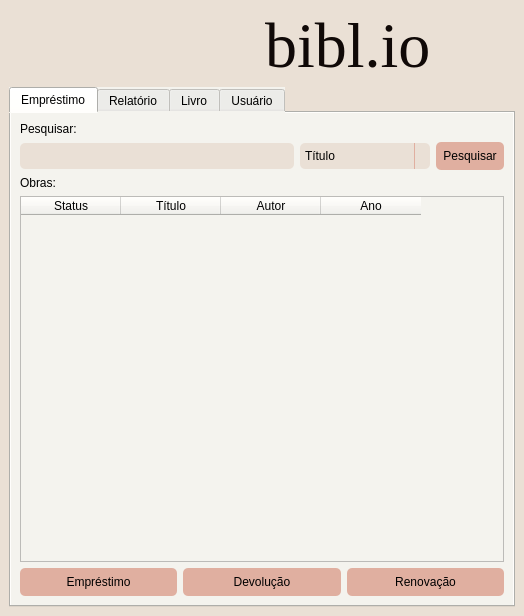
<?xml version="1.0" encoding="UTF-8"?>
<ui version="4.0">
 <class>MainWindow</class>
 <widget class="QMainWindow" name="MainWindow">
  <property name="geometry">
   <rect>
    <x>0</x>
    <y>0</y>
    <width>524</width>
    <height>616</height>
   </rect>
  </property>
  <property name="windowTitle">
   <string>MainWindow</string>
  </property>
  <property name="windowIcon">
   <iconset>
    <normaloff>:/icon/icon.png</normaloff>:/icon/icon.png</iconset>
  </property>
  <property name="styleSheet">
   <string notr="true">background-color: rgb(234, 224, 213)</string>
  </property>
  <widget class="QWidget" name="centralwidget">
   <layout class="QHBoxLayout" name="horizontalLayout_3">
    <item>
     <layout class="QVBoxLayout" name="verticalLayout_5">
      <item>
       <layout class="QHBoxLayout" name="horizontalLayout_6">
        <item>
         <widget class="QWidget" name="widget" native="true">
          <property name="styleSheet">
           <string notr="true">image: url(:/icon/pilha.png);\n</string>
          </property>
         </widget>
        </item>
        <item>
         <layout class="QHBoxLayout" name="horizontalLayout_5">
          <item>
           <widget class="QLabel" name="lbl_titulo_app">
            <property name="font">
             <font>
              <family>Georgia</family>
              <pointsize>48</pointsize>
              <weight>50</weight>
              <italic>false</italic>
              <bold>false</bold>
             </font>
            </property>
            <property name="styleSheet">
             <string notr="true">font: 48pt &quot;Georgia&quot;;
color: #100907;</string>
            </property>
            <property name="text">
             <string>bibl.io</string>
            </property>
           </widget>
          </item>
          <item>
           <spacer name="verticalSpacer_2">
            <property name="orientation">
             <enum>Qt::Vertical</enum>
            </property>
            <property name="sizeType">
             <enum>QSizePolicy::Fixed</enum>
            </property>
            <property name="sizeHint" stdset="0">
             <size>
              <width>17</width>
              <height>71</height>
             </size>
            </property>
           </spacer>
          </item>
         </layout>
        </item>
       </layout>
      </item>
      <item>
       <widget class="QTabWidget" name="tabWidget">
        <property name="cursor">
         <cursorShape>ArrowCursor</cursorShape>
        </property>
        <property name="autoFillBackground">
         <bool>false</bool>
        </property>
        <property name="styleSheet">
         <string notr="true">background-color: rgb(244, 243, 238);</string>
        </property>
        <property name="currentIndex">
         <number>0</number>
        </property>
        <widget class="QWidget" name="tab_emprestimo">
         <attribute name="title">
          <string>Empréstimo</string>
         </attribute>
         <layout class="QVBoxLayout" name="verticalLayout_8">
          <item>
           <layout class="QVBoxLayout" name="verticalLayout_7">
            <item>
             <widget class="QLabel" name="lbl_pesquisar">
              <property name="styleSheet">
               <string notr="true">font: 16pt &quot;Calibri&quot;;</string>
              </property>
              <property name="text">
               <string>Pesquisar:</string>
              </property>
             </widget>
            </item>
            <item>
             <layout class="QHBoxLayout" name="horizontalLayout_7">
              <item>
               <widget class="QLineEdit" name="txt_pesquisa_inicio">
                <property name="styleSheet">
                 <string notr="true">padding: 5px;
border-radius: 5px;
background-color: #EAE0D6;</string>
                </property>
               </widget>
              </item>
              <item>
               <widget class="QComboBox" name="cb_tipo_pesquisa">
                <property name="cursor">
                 <cursorShape>PointingHandCursor</cursorShape>
                </property>
                <property name="styleSheet">
                 <string notr="true">QComboBox {
    border: none;
    border-radius: 5px;
    padding: 5px;
    min-width: 6em;
}

QComboBox:editable {
    background: white;
}

QComboBox:!editable, QComboBox::drop-down:editable {
     background:#EAE0D6;
}

/* QComboBox gets the &quot;on&quot; state when the popup is open */
QComboBox:!editable:on, QComboBox::drop-down:editable:on {
    background: #EAE0D6;
}

QComboBox:on { /* shift the text when the popup opens */
    padding-top: 3px;
    padding-left: 4px;
}

QComboBox::drop-down {
    subcontrol-origin: padding;
    subcontrol-position: top right;
    width: 15px;

    border-left-width: 1px;
    border-left-color: #e0afa0;
    border-left-style: solid; /* just a single line */
    border-top-right-radius: 3px; /* same radius as the QComboBox */
    border-bottom-right-radius: 3px;
}

QComboBox::down-arrow {
    image: url(:/icon/down.png);
	max-width: 22px;
	
}

QComboBox::down-arrow:on { /* shift the arrow when popup is open */
    top: 1px;
    left: 1px;
}</string>
                </property>
                <item>
                 <property name="text">
                  <string>Título</string>
                 </property>
                </item>
                <item>
                 <property name="text">
                  <string>Autor</string>
                 </property>
                </item>
                <item>
                 <property name="text">
                  <string>Ano de publicação</string>
                 </property>
                </item>
               </widget>
              </item>
              <item>
               <widget class="QPushButton" name="btn_pesquisar">
                <property name="cursor">
                 <cursorShape>PointingHandCursor</cursorShape>
                </property>
                <property name="styleSheet">
                 <string notr="true">QPushButton {
background-color: #e0afa0;
font: 10pt &quot;Calibri&quot;;
border: none;
border-radius: 5px;
padding: 7px;
}

QPushButton:hover {
background-color:  #ca9e90;
}</string>
                </property>
                <property name="text">
                 <string>Pesquisar</string>
                </property>
               </widget>
              </item>
             </layout>
            </item>
            <item>
             <widget class="QLabel" name="lbl_obras">
              <property name="styleSheet">
               <string notr="true">font: 16pt &quot;Calibri&quot;;</string>
              </property>
              <property name="text">
               <string>Obras:</string>
              </property>
             </widget>
            </item>
            <item>
             <widget class="QTableWidget" name="tb_acervo_emprestimos">
              <property name="font">
               <font>
                <family>Calibri</family>
                <pointsize>12</pointsize>
               </font>
              </property>
              <property name="styleSheet">
               <string notr="true">QTableView {
background-color: #6ceada3;
selection-background-color:#EAE0D;
}

</string>
              </property>
              <column>
               <property name="text">
                <string>Status</string>
               </property>
              </column>
              <column>
               <property name="text">
                <string>Título</string>
               </property>
              </column>
              <column>
               <property name="text">
                <string>Autor</string>
               </property>
              </column>
              <column>
               <property name="text">
                <string>Ano</string>
               </property>
              </column>
             </widget>
            </item>
            <item>
             <layout class="QHBoxLayout" name="horizontalLayout_4">
              <item>
               <widget class="QPushButton" name="btn_emprestimo">
                <property name="cursor">
                 <cursorShape>PointingHandCursor</cursorShape>
                </property>
                <property name="styleSheet">
                 <string notr="true">QPushButton {
background-color: #e0afa0;
font: 12pt &quot;Calibri&quot;;
border: none;
border-radius: 5px;
padding: 7px 0;
}

QPushButton:hover {
background-color:  #ca9e90;
}</string>
                </property>
                <property name="text">
                 <string>Empréstimo</string>
                </property>
               </widget>
              </item>
              <item>
               <widget class="QPushButton" name="btn_devolucao">
                <property name="cursor">
                 <cursorShape>PointingHandCursor</cursorShape>
                </property>
                <property name="styleSheet">
                 <string notr="true">QPushButton {
background-color: #e0afa0;
font: 12pt &quot;Calibri&quot;;
border: none;
border-radius: 5px;
padding: 7px 0;
}

QPushButton:hover {
background-color:  #ca9e90;
}</string>
                </property>
                <property name="text">
                 <string>Devolução</string>
                </property>
               </widget>
              </item>
              <item>
               <widget class="QPushButton" name="btn_renovacao">
                <property name="cursor">
                 <cursorShape>PointingHandCursor</cursorShape>
                </property>
                <property name="styleSheet">
                 <string notr="true">QPushButton {
background-color: #e0afa0;
font: 12pt &quot;Calibri&quot;;
border: none;
border-radius: 5px;
padding: 7px 0;
}

QPushButton:hover {
background-color:  #ca9e90;
}</string>
                </property>
                <property name="text">
                 <string>Renovação</string>
                </property>
               </widget>
              </item>
             </layout>
            </item>
           </layout>
          </item>
         </layout>
        </widget>
        <widget class="QWidget" name="tab">
         <attribute name="title">
          <string>Relatório</string>
         </attribute>
         <layout class="QVBoxLayout" name="verticalLayout_4">
          <item>
           <layout class="QVBoxLayout" name="verticalLayout_3">
            <item>
             <layout class="QHBoxLayout" name="horizontalLayout_9">
              <item>
               <widget class="QLabel" name="lbl_data_inicial">
                <property name="styleSheet">
                 <string notr="true">font: 12pt &quot;Calibri&quot;;</string>
                </property>
                <property name="text">
                 <string>Data Inicial:</string>
                </property>
               </widget>
              </item>
              <item>
               <widget class="QLineEdit" name="txt_data_inicial">
                <property name="styleSheet">
                 <string notr="true">padding: 5px;
border-radius: 5px;
background-color: #EAE0D6;
font: 12pt &quot;Calibri&quot;;</string>
                </property>
                <property name="text">
                 <string/>
                </property>
               </widget>
              </item>
              <item>
               <widget class="QLabel" name="lbl_data_final">
                <property name="styleSheet">
                 <string notr="true">font: 12pt &quot;Calibri&quot;;</string>
                </property>
                <property name="text">
                 <string>Data Final:</string>
                </property>
               </widget>
              </item>
              <item>
               <widget class="QLineEdit" name="txt_data_final">
                <property name="styleSheet">
                 <string notr="true">padding: 5px;
border-radius: 5px;
background-color: #EAE0D6;
font: 12pt &quot;Calibri&quot;;</string>
                </property>
                <property name="text">
                 <string/>
                </property>
               </widget>
              </item>
              <item>
               <widget class="QPushButton" name="btn_consultar">
                <property name="cursor">
                 <cursorShape>PointingHandCursor</cursorShape>
                </property>
                <property name="styleSheet">
                 <string notr="true">background-color: rgb(224, 175, 160);
font: 12pt &quot;Calibri&quot;;
border: none;
border-radius: 5px;
padding: 5px;</string>
                </property>
                <property name="text">
                 <string>Consultar</string>
                </property>
               </widget>
              </item>
             </layout>
            </item>
            <item>
             <widget class="QLabel" name="lbl_emprestimos">
              <property name="styleSheet">
               <string notr="true">font: 16pt &quot;Calibri&quot;;</string>
              </property>
              <property name="text">
               <string>Empréstimos:</string>
              </property>
             </widget>
            </item>
            <item>
             <widget class="QTableWidget" name="tb_emprestimos">
              <property name="font">
               <font>
                <family>Calibri</family>
                <pointsize>12</pointsize>
               </font>
              </property>
              <property name="styleSheet">
               <string notr="true">QTableView {
background-color: #6ceada3;
selection-background-color:#EAE0D;
}

</string>
              </property>
              <column>
               <property name="text">
                <string>Título</string>
               </property>
              </column>
              <column>
               <property name="text">
                <string>Data de empréstimo</string>
               </property>
              </column>
              <column>
               <property name="text">
                <string>Data de retorno</string>
               </property>
              </column>
              <column>
               <property name="text">
                <string>Usuário</string>
               </property>
              </column>
              <column>
               <property name="text">
                <string>Autor</string>
               </property>
              </column>
             </widget>
            </item>
            <item>
             <widget class="QPushButton" name="btn_exportar">
              <property name="cursor">
               <cursorShape>PointingHandCursor</cursorShape>
              </property>
              <property name="styleSheet">
               <string notr="true">
QPushButton {
background-color: #e0afa0;
font: 12pt &quot;Calibri&quot;;
border: none;
border-radius: 5px;
padding: 7px 0;
margin: 0 150px;
}

QPushButton:hover {
background-color:  #ca9e90;
}</string>
              </property>
              <property name="text">
               <string>Exportar relatório</string>
              </property>
             </widget>
            </item>
           </layout>
          </item>
         </layout>
        </widget>
        <widget class="QWidget" name="tab_livro">
         <attribute name="title">
          <string>Livro</string>
         </attribute>
         <layout class="QVBoxLayout" name="verticalLayout_9">
          <item>
           <layout class="QVBoxLayout" name="verticalLayout_2">
            <item>
             <widget class="QLabel" name="lbl_cadastro_livros">
              <property name="styleSheet">
               <string notr="true">font: 16pt &quot;Calibri&quot;;</string>
              </property>
              <property name="text">
               <string>Livros</string>
              </property>
             </widget>
            </item>
            <item>
             <widget class="QLabel" name="lbl_titulo_livro">
              <property name="styleSheet">
               <string notr="true">font: 12pt &quot;Calibri&quot;;</string>
              </property>
              <property name="text">
               <string>Título:</string>
              </property>
             </widget>
            </item>
            <item>
             <widget class="QLineEdit" name="txt_titulo_livro">
              <property name="styleSheet">
               <string notr="true">padding: 5px;
border-radius: 5px;
background-color: #EAE0D6;</string>
              </property>
             </widget>
            </item>
            <item>
             <widget class="QLabel" name="lbl_autor_livro">
              <property name="styleSheet">
               <string notr="true">font: 12pt &quot;Calibri&quot;;</string>
              </property>
              <property name="text">
               <string>Autor:</string>
              </property>
             </widget>
            </item>
            <item>
             <widget class="QLineEdit" name="txt_autor_livro">
              <property name="styleSheet">
               <string notr="true">padding: 5px;
border-radius: 5px;
background-color: #EAE0D6;</string>
              </property>
             </widget>
            </item>
            <item>
             <widget class="QLabel" name="lbl_ano_livro">
              <property name="styleSheet">
               <string notr="true">font: 12pt &quot;Calibri&quot;;</string>
              </property>
              <property name="text">
               <string>Ano de publicação:</string>
              </property>
             </widget>
            </item>
            <item>
             <widget class="QLineEdit" name="txt_anodePublicacao_livro">
              <property name="styleSheet">
               <string notr="true">padding: 5px;
border-radius: 5px;
background-color: #EAE0D6;</string>
              </property>
             </widget>
            </item>
            <item>
             <layout class="QHBoxLayout" name="horizontalLayout_2">
              <item>
               <widget class="QPushButton" name="btn_adicionar_livro">
                <property name="cursor">
                 <cursorShape>PointingHandCursor</cursorShape>
                </property>
                <property name="styleSheet">
                 <string notr="true">QPushButton {
background-color: #e0afa0;
font: 12pt &quot;Calibri&quot;;
border: none;
border-radius: 5px;
padding: 7px 0;
}

QPushButton:hover {
background-color:  #ca9e90;
}</string>
                </property>
                <property name="text">
                 <string>Adicionar</string>
                </property>
               </widget>
              </item>
              <item>
               <widget class="QPushButton" name="btn_editar_livro">
                <property name="cursor">
                 <cursorShape>PointingHandCursor</cursorShape>
                </property>
                <property name="styleSheet">
                 <string notr="true">QPushButton {
background-color: #e0afa0;
font: 12pt &quot;Calibri&quot;;
border: none;
border-radius: 5px;
padding: 7px 0;
}

QPushButton:hover {
background-color:  #ca9e90;
}</string>
                </property>
                <property name="text">
                 <string>Editar</string>
                </property>
               </widget>
              </item>
              <item>
               <widget class="QPushButton" name="btn_remover_livro">
                <property name="cursor">
                 <cursorShape>PointingHandCursor</cursorShape>
                </property>
                <property name="styleSheet">
                 <string notr="true">QPushButton {
background-color: #e0afa0;
font: 12pt &quot;Calibri&quot;;
border: none;
border-radius: 5px;
padding: 7px 0;
}

QPushButton:hover {
background-color:  #ca9e90;
}</string>
                </property>
                <property name="text">
                 <string>Remover</string>
                </property>
               </widget>
              </item>
             </layout>
            </item>
            <item>
             <widget class="QTableWidget" name="tb_acervo_livro">
              <property name="styleSheet">
               <string notr="true">QTableView {
background-color: #6ceada3;
selection-background-color:#EAE0D;
}

</string>
              </property>
              <property name="editTriggers">
               <set>QAbstractItemView::NoEditTriggers</set>
              </property>
              <property name="rowCount">
               <number>3</number>
              </property>
              <attribute name="verticalHeaderVisible">
               <bool>false</bool>
              </attribute>
              <row/>
              <row/>
              <row/>
              <column>
               <property name="text">
                <string>Título</string>
               </property>
              </column>
              <column>
               <property name="text">
                <string>Autor</string>
               </property>
              </column>
              <column>
               <property name="text">
                <string>Ano de publicação</string>
               </property>
              </column>
              <column>
               <property name="text">
                <string>Resumo</string>
               </property>
              </column>
             </widget>
            </item>
           </layout>
          </item>
         </layout>
        </widget>
        <widget class="QWidget" name="tab_usuario">
         <attribute name="title">
          <string>Usuário</string>
         </attribute>
         <layout class="QHBoxLayout" name="horizontalLayout_8">
          <item>
           <layout class="QVBoxLayout" name="verticalLayout">
            <item>
             <widget class="QLabel" name="lbl_cadastro_usuario">
              <property name="styleSheet">
               <string notr="true">font: 16pt &quot;Calibri&quot;;</string>
              </property>
              <property name="text">
               <string>Cadastro de usuários:</string>
              </property>
             </widget>
            </item>
            <item>
             <widget class="QLabel" name="lbl_nome_usuario">
              <property name="styleSheet">
               <string notr="true">font: 12pt &quot;Calibri&quot;;</string>
              </property>
              <property name="text">
               <string>Nome:</string>
              </property>
             </widget>
            </item>
            <item>
             <widget class="QLineEdit" name="txt_nome_usuario">
              <property name="styleSheet">
               <string notr="true">padding: 5px;
border-radius: 5px;
background-color: #EAE0D6;</string>
              </property>
             </widget>
            </item>
            <item>
             <widget class="QLabel" name="lbl_cpf_usuario">
              <property name="styleSheet">
               <string notr="true">font: 12pt &quot;Calibri&quot;;</string>
              </property>
              <property name="text">
               <string>CPF:</string>
              </property>
             </widget>
            </item>
            <item>
             <widget class="QLineEdit" name="txt_cpf_usuario">
              <property name="styleSheet">
               <string notr="true">padding: 5px;
border-radius: 5px;
background-color: #EAE0D6;</string>
              </property>
             </widget>
            </item>
            <item>
             <layout class="QHBoxLayout" name="horizontalLayout">
              <item>
               <widget class="QPushButton" name="btn_adicionar_usuario">
                <property name="cursor">
                 <cursorShape>PointingHandCursor</cursorShape>
                </property>
                <property name="styleSheet">
                 <string notr="true">QPushButton {
background-color: #e0afa0;
font: 12pt &quot;Calibri&quot;;
border: none;
border-radius: 5px;
padding: 7px 0;
}

QPushButton:hover {
background-color:  #ca9e90;
}</string>
                </property>
                <property name="text">
                 <string>Adicionar</string>
                </property>
               </widget>
              </item>
              <item>
               <widget class="QPushButton" name="btn_editar_usuario">
                <property name="cursor">
                 <cursorShape>PointingHandCursor</cursorShape>
                </property>
                <property name="styleSheet">
                 <string notr="true">QPushButton {
background-color: #e0afa0;
font: 12pt &quot;Calibri&quot;;
border: none;
border-radius: 5px;
padding: 7px 0;
}

QPushButton:hover {
background-color:  #ca9e90;
}</string>
                </property>
                <property name="text">
                 <string>Editar</string>
                </property>
               </widget>
              </item>
              <item>
               <widget class="QPushButton" name="btn_remover_usuario">
                <property name="cursor">
                 <cursorShape>PointingHandCursor</cursorShape>
                </property>
                <property name="styleSheet">
                 <string notr="true">QPushButton {
background-color: #e0afa0;
font: 12pt &quot;Calibri&quot;;
border: none;
border-radius: 5px;
padding: 7px 0;
}

QPushButton:hover {
background-color:  #ca9e90;
}</string>
                </property>
                <property name="text">
                 <string>Remover</string>
                </property>
               </widget>
              </item>
             </layout>
            </item>
            <item>
             <widget class="QTableWidget" name="tb_usuario">
              <property name="styleSheet">
               <string notr="true">QTableView {
background-color: #6ceada3;
selection-background-color:#EAE0D;
}

</string>
              </property>
              <column>
               <property name="text">
                <string>CPF</string>
               </property>
              </column>
              <column>
               <property name="text">
                <string>Nome</string>
               </property>
              </column>
             </widget>
            </item>
           </layout>
          </item>
         </layout>
        </widget>
       </widget>
      </item>
     </layout>
    </item>
   </layout>
  </widget>
 </widget>
 <resources/>
 <connections/>
</ui>
